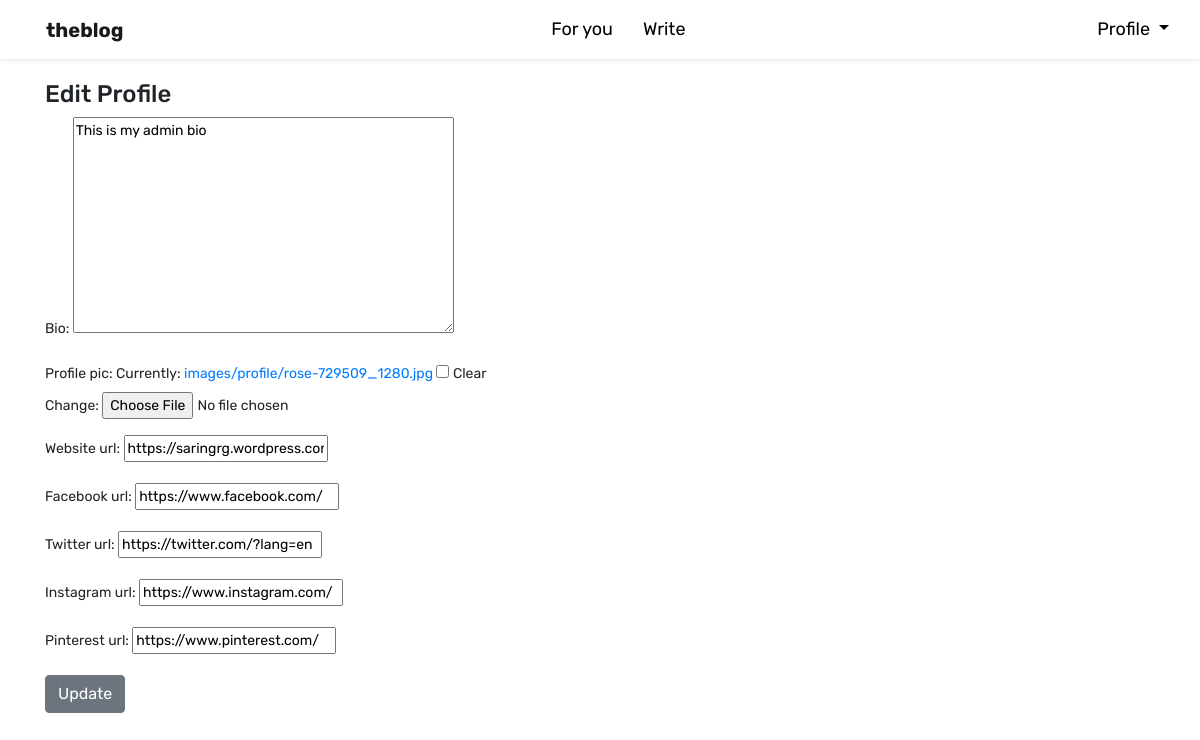
Page /members/1/edit_profile_page/ (signed in) on the earlier database version.
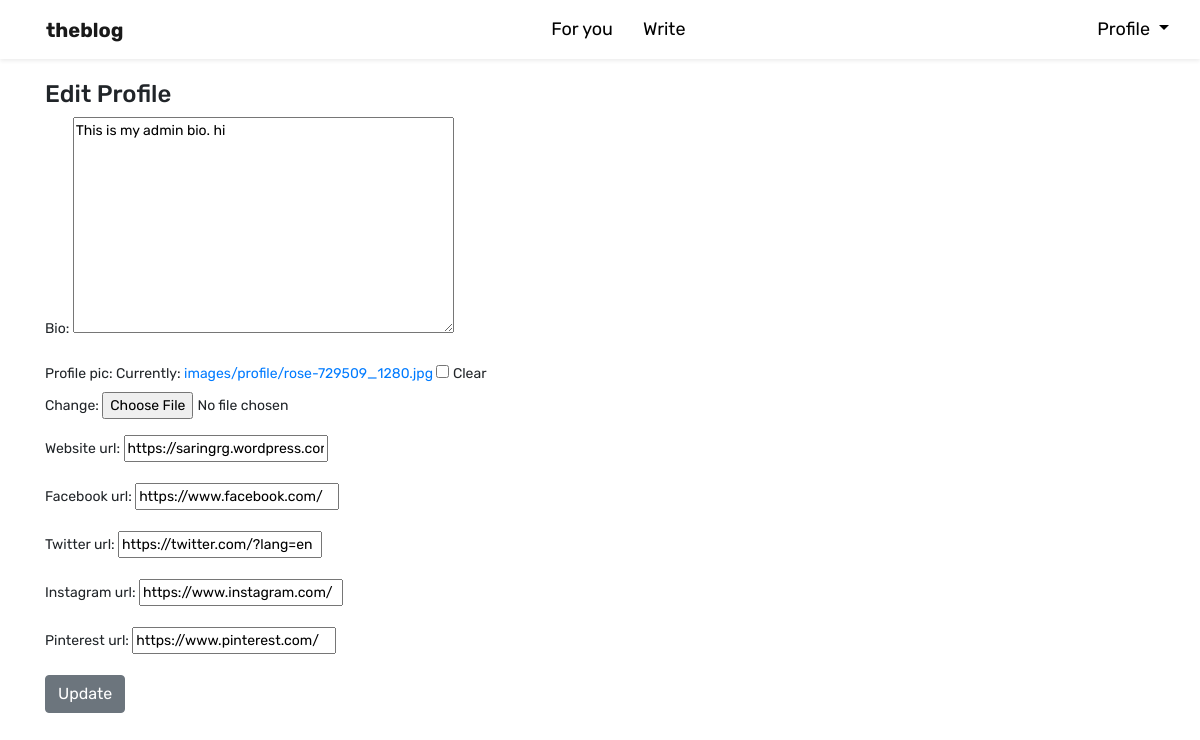
Same page on the later database version.
### theblog/models.py (models this page shows, shortened)
class Profile(models.Model):
	user = models.OneToOneField(User, null=True, on_delete=models.CASCADE)
	bio = models.TextField()
	profile_pic = models.ImageField(null=True, blank=True, upload_to="images/profile/")
	website_url = models.CharField(max_length=255, null=True, blank=True)
	facebook_url = models.CharField(max_length=255, null=True, blank=True)
	twitter_url = models.CharField(max_length=255, null=True, blank=True)
	instagram_url = models.CharField(max_length=255, null=True, blank=True)
	pinterest_url = models.CharField(max_length=255, null=True, blank=True)

### members/views.py (the view)
# urls.py: path('<int:pk>/edit_profile_page/', EditProfilePageView.as_view(), name='edit_profile_page'),
class EditProfilePageView(generic.UpdateView):
	model = Profile
	template_name = 'registration/edit_profile_page.html'
	fields = ['bio', 'profile_pic', 'website_url', 'facebook_url', 'twitter_url', 'instagram_url', 'pinterest_url']
	success_url = reverse_lazy('home')

### members/templates/registration/edit_profile_page.html (shortened to what this page needs)
{% extends 'base.html' %}
{% block content %}
{% if user.is_authenticated %}
	{% if user.id == profile.user.id %}
		<div class="form-group">
			<h4>Edit Profile</h4>
			<form method="POST">
				{{ form.as_p }}
				<button class="btn btn-secondary">Update</button>
			</form>
		</div>
		<br><br>
	{% else %}
	You are not allowed here
	{% endif %}
{% else %}
	You are not allowed here
{% endif %}
{% endblock %}

Differences in the rows shown:
changed Profile "https://saringrg.wordpress.com/": bio "This is my admin bio" → "This is my admin bio. hi"
